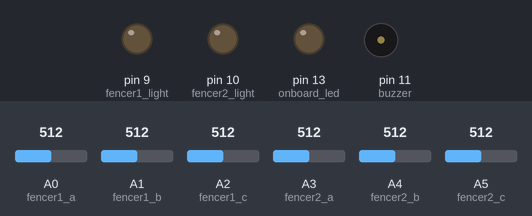
Simulated run of this program. Board: Arduino Micro, built with avr-gcc and run on an emulated ATmega32U4. Shown: output pins drawn as LEDs (lit = HIGH), buzzer (waves = sounding, pin HIGH). Inputs (shaded band) come from the test bench; at power-on: A2 (fencer1_c) = 512, A5 (fencer2_c) = 512, A4 (fencer2_b) = 512, A0 (fencer1_a) = 512, A1 (fencer1_b) = 512, A3 (fencer2_a) = 512. What the program prints to the serial monitor is not drawn.

Above: at 3.9 s.
4.0 s: A2 (fencer1_c) set to 79
5.5 s: A2 (fencer1_c) set to 66
At 6.2 s:
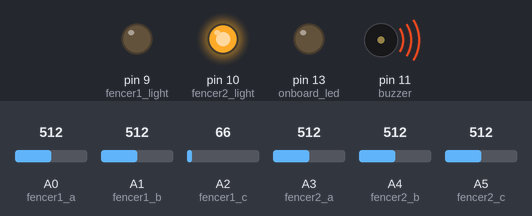
At 7.4 s:
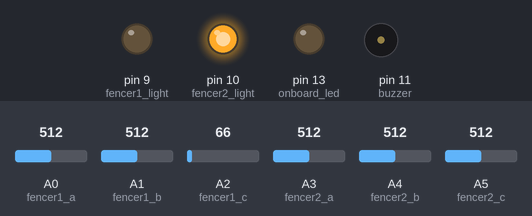
7.9 s: A5 (fencer2_c) set to 82
10.9 s: A5 (fencer2_c) set to 68
At 14.9 s:
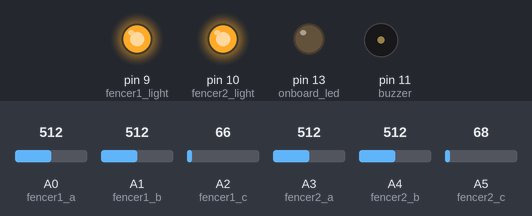
16.0 s: A4 (fencer2_b) set to 81
19.0 s: A4 (fencer2_b) set to 67
At 22.3 s:
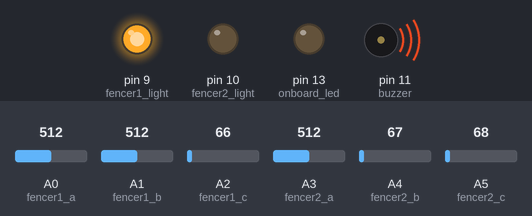
Timing chart, 0 to 23.0 s (numbered marks = the images above; inputs shaded):
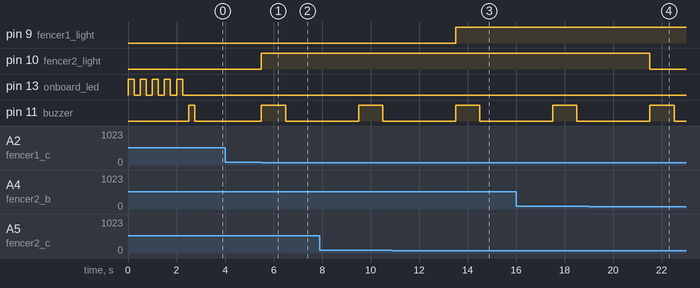

The program:

main.cpp
```cpp
/*
   Grounding Test

    1. See if a button can be connected to two pins instead of ground without destroying the Arduino
    2. See if resistors will allow control over which path the current takes

 created 2015
 by B.J. Self


 */

// Constants won't change.
#include "Arduino.h"
#include "lines.h"
#include "pin_setup.h"

const boolean DEBUG = true;               // Set to true to use the serial debugger

void signal_setup_complete() {
   for (int i=0; i < 5; i++) {
      digitalWrite(onboard_led, HIGH);
      delay(250);
      digitalWrite(onboard_led, LOW);
      delay(250);
   }

   digitalWrite(buzzer, HIGH);
   delay(250);
   digitalWrite(buzzer, LOW);
}

void setup() {
   // Set up debugging
   if (DEBUG) {
      Serial.begin(9600);
      Serial.println("Debugging Started...");
   }

   setup_pins();

   signal_setup_complete();
}
```

lines.h
```cpp
const int fencer1_a = A0;           // A Line for Fencer 1
const int fencer1_b = A1;           // B Line for Fencer 1
const int fencer1_c = A2;           // C Line for Fencer 1

const int fencer2_a = A3;           // A Line for Fencer 2
const int fencer2_b = A4;           // B Line for Fencer 2
const int fencer2_c = A5;           // C Line for Fencer 2

const int fencer1_light = 9;       // LED when fencer1 Hits
const int fencer2_light = 10;      // LED when fencer2 Hits
const int buzzer = 11;             // Buzzer Pin

const int onboard_led = 13;        // Onboard LED for testing
```

pin_setup.cpp
```cpp
#include "Arduino.h"
#include "lines.h"

void setup_pins() {
   // initialize buttons
   pinMode(fencer1_a, INPUT);
   digitalWrite(fencer1_a, HIGH);

   pinMode(fencer2_a, INPUT);
   digitalWrite(fencer2_a, HIGH);

   pinMode(fencer1_b, INPUT);
   pinMode(fencer2_b, INPUT);

   pinMode(fencer2_c, INPUT);
   pinMode(fencer1_c, INPUT);

   // initialize the lights:
   pinMode(fencer1_light, OUTPUT);
   pinMode(fencer2_light, OUTPUT);

   pinMode(onboard_led, OUTPUT);

   // initialize the buzzer
   pinMode(buzzer, OUTPUT);
}
```

pin_setup.h
```cpp
void setup_pins();
```

scoring_machine.cpp
```cpp
#include "Arduino.h"
#include "configurations.h"
#include "lines.h"


bool fencer1_scored = false;
bool fencer2_scored = false;
float fencer1_scored_at = 0;
float fencer2_scored_at = 0;

float calculate_time_since_scoring() {
   float oldest_scoring_time;
   if (fencer1_scored_at == 0) {
      oldest_scoring_time = fencer2_scored_at;
   } else if (fencer2_scored_at == 0) {
      oldest_scoring_time = fencer1_scored_at;
   } else {
      if (fencer1_scored_at < fencer2_scored_at) {
         oldest_scoring_time = fencer1_scored_at;
      } else {
         oldest_scoring_time = fencer2_scored_at;
      }
   }
   return millis() - oldest_scoring_time;
}

void loop() {
/*
    Serial.println("Fencer 1:");
    Serial.println(analogRead(fencer1_a));
    Serial.println(analogRead(fencer1_b));
    Serial.println(analogRead(fencer1_c));
    Serial.println("============");

    Serial.println("Fencer 2:");
    Serial.println(analogRead(fencer2_a));
    Serial.println(analogRead(fencer2_b));
    Serial.println(analogRead(fencer2_c));
    Serial.println("============");
    delay(1000);
*/
   int reading1_a = analogRead(fencer1_a);
   int reading1_b = analogRead(fencer1_b);
   int reading1_c = analogRead(fencer1_c);
   int reading2_a = analogRead(fencer2_a);
   int reading2_b = analogRead(fencer2_b);
   int reading2_c = analogRead(fencer2_c);


   if (!fencer1_scored) {
      if (reading1_b > threshold_low && reading2_c < threshold_low) {
         if (fencer2_scored) {
            if (calculate_time_since_scoring() < epee_timeout_duration) {
               fencer1_scored = true;
               fencer1_scored_at = millis();
            }
         } else {
            fencer1_scored = true;
            fencer1_scored_at = millis();
         }
      }
   }

   if (!fencer2_scored) {
      if (reading2_b > threshold_low && reading1_c < threshold_low) {
         if (fencer1_scored) {
            if (calculate_time_since_scoring() < epee_timeout_duration) {
               fencer2_scored = true;
               fencer2_scored_at = millis();
            }
         } else {
            fencer2_scored = true;
            fencer2_scored_at = millis();
         }
      }
   }

   if (fencer1_scored || fencer2_scored) {
      float time_since_scoring = calculate_time_since_scoring();

      if (time_since_scoring > light_length) {
         fencer1_scored = false;
         fencer2_scored = false;

         fencer1_scored_at = 0;
         fencer2_scored_at = 0;
      }

      if (time_since_scoring < buzzer_length) {
         digitalWrite(buzzer, HIGH);
      } else {
         digitalWrite(buzzer, LOW);
      }
   }

   if (fencer1_scored) {
      digitalWrite(fencer1_light, HIGH);
   } else {
      digitalWrite(fencer1_light, LOW);
   }

   if (fencer2_scored) {
      digitalWrite(fencer2_light, HIGH);
   } else {
      digitalWrite(fencer2_light, LOW);
   }
}
```

configurations.h
```cpp
// Length light should show (in milliseconds)
const float light_length = 4000;
// Length buzzer should sound (in milliseconds) ** Must be less than light_length
const float buzzer_length = 1000;

// Mute the buzzer
bool mute = false;

// When current is split 3 ways (weapon A + weapon B + ground)
const int threshold_low = 75;
// When current is split 2 ways (weapon A + weapon B)
const int threshold_medium = 250;
// When current is not split (weapon A)
const int threshold_high = 400;

// Epee Timing
// Stop registering touches after x milliseconds
const int epee_timeout_duration = 40;
```

Measured:
- the behaviour switches between 75 and 74 on A2 (fencer1_c) (found by bisection; images 0 and 1)
- the behaviour switches between 75 and 74 on A5 (fencer2_c) (found by bisection; images 2 and 3)
- the behaviour switches between 76 and 75 on A4 (fencer2_b) (found by bisection; images 3 and 4)
- after the input at 4.0 s, every drawn part: stays the same
- after the input at 5.5 s, pin 10 (fencer2_light): LOW → HIGH at once; pin 11 (buzzer): LOW → HIGH at once, → LOW 1.0 s later
- after the input at 10.9 s, pin 9 (fencer1_light): LOW → HIGH after 2.6 s
- after the input at 19.0 s, pin 10 (fencer2_light): HIGH → LOW after 2.5 s
